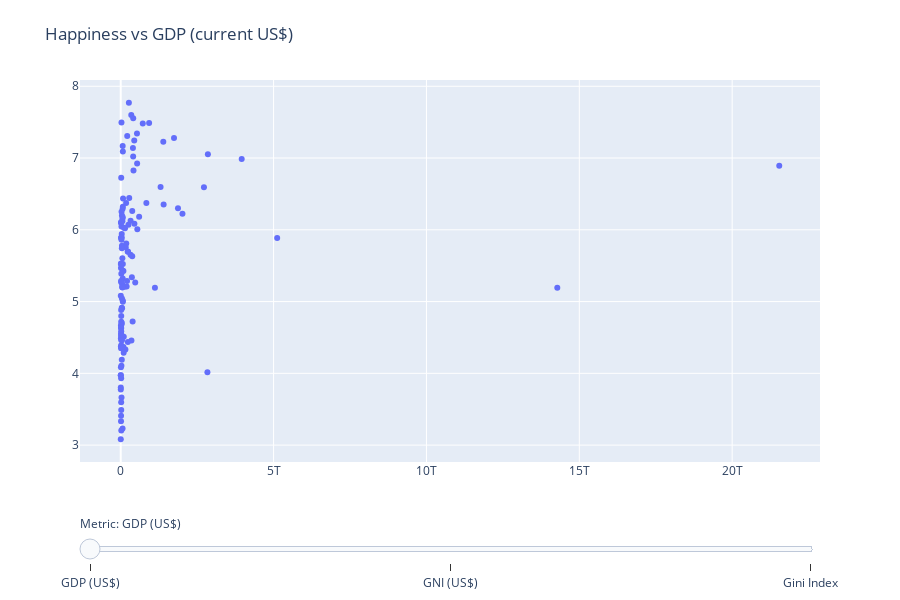

Notebook source saved alongside this figure:
### Markdown cell above
For a long time, people have been interested in what makes us happy and how we can improve well-being in society. One big question is whether having more money or wealth actually makes people happier, or if there are other things that matter more. We often hear the saying “money can’t buy happiness,” but the real answer is a bit more complicated than that.

In this data story, we will explore how happiness relates to different economic and social factors using information from the World Happiness Report 2019 and World Development Indicators. This report looks at how happy people are in different countries and compares that with demographic variables like GDP per capita, Gross National Income (GNI), the gini index, unemployment rates, education levels, and life expectancy.

We want to find out if richer countries really have happier people, and if so, how strong this connection is. But we will also look beyond money to see how things like having a job, going to school, and living a long, healthy life affect happiness. For example, being unemployed might make people less happy even if their country is wealthy, and having a good education could improve well-being in ways that money alone can’t.

First, we will compare happiness scores with income indicators like GDP per capita and GNI. Then, we will analyze how unemployment rates relate to happiness. After that, we will look at the gini index, education and life expectancy to see how these factors could affect happiness scores across countries.

By comparing these different aspects, we hope to better understand what really contributes to happiness around the world. This will help us see whether the saying “money buys happiness” really holds. And if it doesn’t hold, we could find out what does make happiness.

### Code cell
import pandas as pd
import plotly.graph_objects as go
from plotly.offline import init_notebook_mode, iplot

init_notebook_mode(connected=True)

df = pd.read_csv('final.csv')

df['Happiness_rank'] = df['Happiness'].rank(method='min', ascending=False).astype(int)
total_countries = df['Country'].nunique()

df_gdp  = df.dropna(subset=['GDP_current_usd', 'Happiness', 'Country', 'Happiness_rank'])
df_gni  = df.dropna(subset=['GNI_current_usd', 'Happiness', 'Country', 'Happiness_rank'])
df_gini = df.dropna(subset=['Gini_index',       'Happiness', 'Country', 'Happiness_rank'])

trace_gdp = go.Scatter(
    x=df_gdp['GDP_current_usd'],
    y=df_gdp['Happiness'],
    mode='markers',
    name='GDP (US$)',
    visible=True,
    text=df_gdp['Country'],
    customdata=df_gdp['Happiness_rank'],
    hovertemplate=(
        "Country: %{text}<br>"
        f"Rank: %{{customdata}} out of {total_countries}<br>"
        "GDP (US$): %{x:$,.0f}<br>"
        "Happiness: %{y:.2f}<extra></extra>"
    )
)

trace_gni = go.Scatter(
    x=df_gni['GNI_current_usd'],
    y=df_gni['Happiness'],
    mode='markers',
    name='GNI (US$)',
    visible=False,
    text=df_gni['Country'],
    customdata=df_gni['Happiness_rank'],
    hovertemplate=(
        "Country: %{text}<br>"
        f"Rank: %{{customdata}} out of {total_countries}<br>"
        "GNI (US$): %{x:$,.0f}<br>"
        "Happiness: %{y:.2f}<extra></extra>"
    )
)

trace_gini = go.Scatter(
    x=df_gini['Gini_index'],
    y=df_gini['Happiness'],
    mode='markers',
    name='Gini Index',
    visible=False,
    text=df_gini['Country'],
    customdata=df_gini['Happiness_rank'],
    hovertemplate=(
        "Country: %{text}<br>"
        f"Rank: %{{customdata}} out of {total_countries}<br>"
        "Gini Index: %{x:.2f}<br>"
        "Happiness: %{y:.2f}<extra></extra>"
    )
)

fig = go.Figure(data=[trace_gdp, trace_gni, trace_gini])

steps = [
    dict(
        method='update',
        label='GDP (US$)',
        args=[
            {'visible': [True, False, False]},
            {
                'title': 'Happiness vs GDP (current US$)',
                'xaxis': {'title': 'GDP (current US$)', 'type': 'log'},
                'yaxis': {'title': 'Happiness'}
            }
        ]
    ),
    dict(
        method='update',
        label='GNI (US$)',
        args=[
            {'visible': [False, True, False]},
            {
                'title': 'Happiness vs GNI (current US$)',
                'xaxis': {'title': 'GNI (current US$)', 'type': 'log'},
                'yaxis': {'title': 'Happiness'}
            }
        ]
    ),
    dict(
        method='update',
        label='Gini Index',
        args=[
            {'visible': [False, False, True]},
            {
                'title': 'Happiness vs Gini Index',
                'xaxis': {'title': 'Gini Index', 'type': 'linear'},
                'yaxis': {'title': 'Happiness'}
            }
        ]
    )
]

fig.update_layout(
    sliders=[dict(
        active=0,
        currentvalue={'prefix': 'Metric: '},
        pad={'t': 50},
        steps=steps
    )],
    title="Happiness vs GDP (current US$)",
    width=900,
    height=600,
    margin={'t':80}
)

iplot(fig)

### Figure 1 — Plotly figure (JSON) as saved in the notebook; plotly's stock layout.template omitted (floating-point values rounded to 4 significant figures; data arrays with more than 128 entries replaced by an {"elided": "..."} marker saying what was removed)
{"data": [{"customdata": {"elided": "132 int values"}, "hovertemplate": "Country: %{text}<br>Rank: %{customdata} out of 133<br>GDP (US$): %{x:$,.0f}<br>Happiness: %{y:.2f}<extra></extra>", "mode": "markers", "name": "GDP (US$)", "text": {"elided": "132 str values"}, "type": "scatter", "visible": true, "x": {"elided": "132 float values"}, "y": {"elided": "132 float values"}}, {"customdata": {"elided": "132 int values"}, "hovertemplate": "Country: %{text}<br>Rank: %{customdata} out of 133<br>GNI (US$): %{x:$,.0f}<br>Happiness: %{y:.2f}<extra></extra>", "mode": "markers", "name": "GNI (US$)", "text": {"elided": "132 str values"}, "type": "scatter", "visible": false, "x": {"elided": "132 float values"}, "y": {"elided": "132 float values"}}, {"customdata": [1, 2, 3, 5, 6, 7, 9, 10, 12, 13, 14, 15, 16, 17, 18, 19, 21, 23, 28, 29, 30, 31, 33, 34, 36, 38, 39, 40, 42, 43, 44, 45, 46, 48, 49, 50, 53, 54, 55, 56, 57, 58, 59, 60, 63, 64, 66, 68, 69, 72, 73, 75, 82, 83, 86, 93, 100, 102, 104, 105, 111, 114, 116, 125, 128], "hovertemplate": "Country: %{text}<br>Rank: %{customdata} out of 133<br>Gini Index: %{x:.2f}<br>Happiness: %{y:.2f}<extra></extra>", "mode": "markers", "name": "Gini Index", "text": ["Finland", "Denmark", "Norway", "Netherlands", "Switzerland", "Sweden", "Canada", "Austria", "Costa Rica", "Israel", "Luxembourg", "United Kingdom", "Ireland", "Germany", "Belgium", "United States", "Malta", "France", "Spain", "Panama", "Brazil", "Uruguay", "El Salvador", "Italy", "Poland", "Lithuania", "Colombia", "Slovenia", "Kosovo", "Argentina", "Romania", "Cyprus", "Ecuador", "Thailand", "Latvia", "Estonia", "Japan", "Honduras", "Kazakhstan", "Bolivia", "Hungary", "Paraguay", "Peru", "Portugal", "Serbia", "Moldova", "Montenegro", "Croatia", "Dominican Republic", "Belarus", "Greece", "North Macedonia", "Indonesia", "China", "Bulgaria", "Albania", "Armenia", "Georgia", "Mauritania", "Mozambique", "Sri Lanka", "Ukraine", "Uganda", "Zimbabwe", "Malawi"], "type": "scatter", "visible": false, "x": [27.7, 27.7, 27.7, 29.2, 34.0, 29.3, 31.7, 30.2, 48.2, 38.3, 34.2, 32.8, 30.3, 31.8, 27.2, 41.9, 31.0, 31.2, 34.3, 49.8, 53.5, 39.7, 38.8, 34.6, 28.8, 35.3, 51.3, 24.4, 40.2, 43.3, 34.8, 31.2, 45.7, 34.9, 34.5, 30.8, 33.0, 48.2, 28.0, 41.6, 30.0, 45.7, 41.5, 32.8, 34.5, 26.0, 35.7, 28.9, 41.9, 25.3, 33.1, 33.5, 35.4, 38.2, 40.3, 30.1, 30.0, 35.9, 32.0, 50.3, 37.7, 26.6, 42.7, 50.3, 38.5], "y": [7.769, 7.6, 7.554, 7.488, 7.48, 7.343, 7.278, 7.246, 7.167, 7.139, 7.09, 7.054, 7.021, 6.985, 6.923, 6.892, 6.726, 6.592, 6.354, 6.321, 6.3, 6.293, 6.253, 6.223, 6.182, 6.149, 6.125, 6.118, 6.1, 6.086, 6.07, 6.046, 6.028, 6.008, 5.94, 5.893, 5.886, 5.86, 5.809, 5.779, 5.758, 5.743, 5.697, 5.693, 5.603, 5.529, 5.523, 5.432, 5.425, 5.323, 5.287, 5.274, 5.192, 5.191, 5.011, 4.719, 4.559, 4.519, 4.49, 4.466, 4.366, 4.332, 4.189, 3.663, 3.41]}], "layout": {"height": 600, "margin": {"t": 80}, "sliders": [{"active": 0, "currentvalue": {"prefix": "Metric: "}, "pad": {"t": 50}, "steps": [{"args": [{"visible": [true, false, false]}, {"title": "Happiness vs GDP (current US$)", "xaxis": {"title": "GDP (current US$)", "type": "log"}, "yaxis": {"title": "Happiness"}}], "label": "GDP (US$)", "method": "update"}, {"args": [{"visible": [false, true, false]}, {"title": "Happiness vs GNI (current US$)", "xaxis": {"title": "GNI (current US$)", "type": "log"}, "yaxis": {"title": "Happiness"}}], "label": "GNI (US$)", "method": "update"}, {"args": [{"visible": [false, false, true]}, {"title": "Happiness vs Gini Index", "xaxis": {"title": "Gini Index", "type": "linear"}, "yaxis": {"title": "Happiness"}}], "label": "Gini Index", "method": "update"}]}], "title": {"text": "Happiness vs GDP (current US$)"}, "width": 900}}
